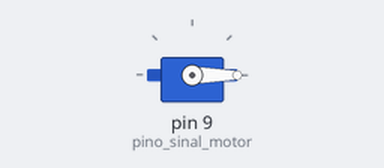
This sketch was run on a simulated Arduino Uno, built with avr-gcc and run on an emulated ATmega328P. On the bench: servo.

Above: at 0.05 s.
At 1.35 s:
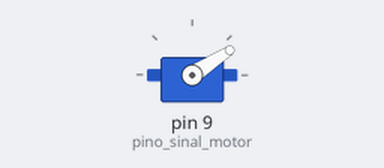
At 3.75 s:
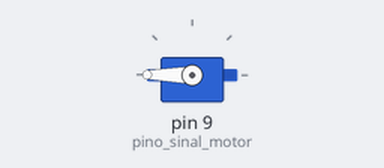
Timing chart, 0 to 8.7 s (numbered marks = the images above):
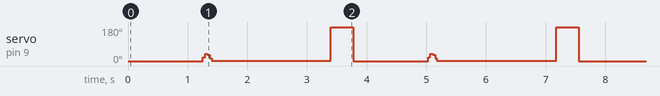

Measured:
- by itself, servo on pin 9 (pino_sinal_motor): repeats every 3.8 s: 39° 0.04 s, 33° 0.04 s, 14° 0.03 s, 1° 2.0 s, 180° 0.38 s, 0° 1.3 s, 20° 0.04 s

The sketch:

Servo_teste.ino
```cpp
#include <Arduino.h>
#include <HardwareSerial.h>
#include <Servo.h>

static void rodarPara(uint8_t motor_num, int angulo, int tempo_espera);
static void rodarGraus(uint8_t motor_num, int graus, int tempo_espera, bool sentido_horario);
static void indicarMotor(uint8_t numero);

Servo servo;
const int pino_sinal_motor = 9;
const unsigned num_motores = 17;

int angulo_atual = 0;

void setup(){
  ::Serial.begin(9600);
  ::servo.attach(::pino_sinal_motor);
}

void loop(){
  ::rodarPara(pino_sinal_motor, 0, 2000);
  ::delayMicroseconds(400);
  ::rodarPara(pino_sinal_motor, 180, 2000);
  ::delay(1000);
  ::rodarGraus(pino_sinal_motor, 56, 2000, false);
  ::delayMicroseconds(400);
  ::rodarGraus(pino_sinal_motor, 34, 2000, true);
  ::delay(2000);
}

static void rodarPara(uint8_t motor_num, int angulo, int tempo_espera) {
  const int soma_humana = angulo / 18;
  int tempo_espera_atual = tempo_espera;
  bool somar = ::angulo_atual < angulo;

  //::indicarMotor(motor_num);

  int i = 0;
  if (somar) {
    for (i = 0 ; i <= angulo; ++i) {
      ::servo.write(::angulo_atual);
      (::angulo_atual < (angulo/2)) ? (tempo_espera_atual -= soma_humana) : (tempo_espera_atual += soma_humana);
      ::delayMicroseconds(static_cast<unsigned>(tempo_espera_atual));
    }
  } else {
    for (i = ::angulo_atual ; i >= angulo; --i) {
      ::servo.write(::angulo_atual);
      (::angulo_atual < (angulo/2)) ? (tempo_espera_atual -= soma_humana) : (tempo_espera_atual += soma_humana);
      ::delayMicroseconds(static_cast<unsigned>(tempo_espera_atual));
    }
  }
  ::angulo_atual = i;
}

static void rodarGraus(uint8_t motor_num, int graus, int tempo_espera, bool sentido_horario) {
  const int soma_humana = graus / 18;
  int tempo_espera_atual = tempo_espera;

  //::indicarMotor(motor_num);

  if (sentido_horario) {
    for (int i = graus ; i > 0; --i) {
      ::servo.write(i);
      (i < (graus/2)) ? (tempo_espera_atual -= soma_humana) : (tempo_espera_atual += soma_humana);
      ::delayMicroseconds(static_cast<unsigned>(tempo_espera_atual));
    }
  } else {
    for (int i = 0 ; i <= graus; ++i) {
      ::servo.write(i);
      (i < (graus/2)) ? (tempo_espera_atual -= soma_humana) : (tempo_espera_atual += soma_humana);
      ::delayMicroseconds(static_cast<unsigned>(tempo_espera_atual));
    }
  }
}

static void indicarMotor(uint8_t numero) {
  for (uint8_t bit_num = 0; bit_num < ::num_motores; ++bit_num) {
    ::digitalWrite(bit_num, (numero >> bit_num) % 2);
  }
}
```
